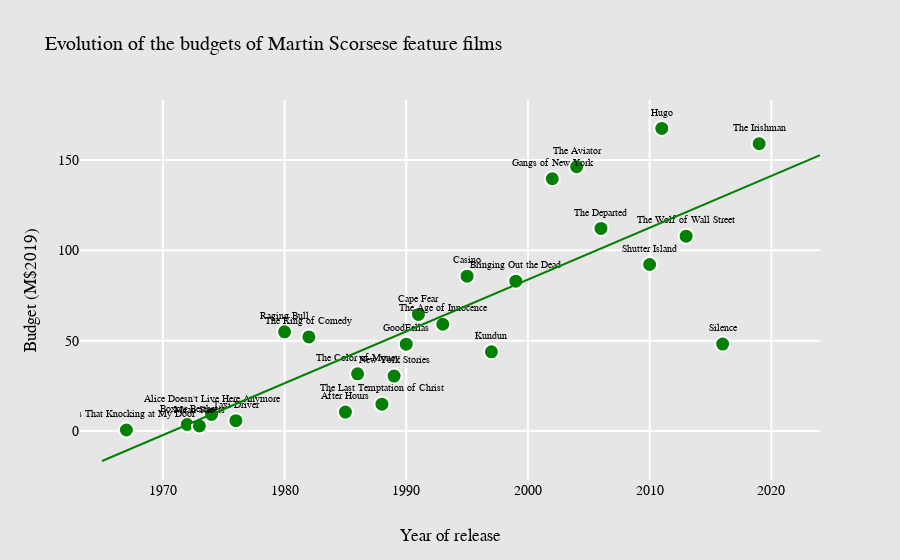

The code cell stored with this chart in its notebook:
### Markdown cell above
## Budgets over time.

### Code cell
fig = go.Figure()

fig.add_trace(go.Scatter(
    x=scorsese_features['year'], 
    y=scorsese_features['budget_imdb_adj'],
    mode='markers+text',
    marker_color='green',
    marker_size=15,
    marker_line_width=2,
    marker_line_color='white',
    text=scorsese_features['title'],
    textposition="top center",
    textfont={'size':10},
    hovertemplate = '<br>Year: %{x}'+ '<br>Budget (M$2019): %{y}' +
                    '<br>Title: %{text}' + '<extra></extra>',
    ))

# Add the linear fit.
fig.add_trace(go.Scatter(
    x=x_year,
    y=fit_budget_year,
    marker_color='green',
    mode='lines'
    ))

fig.update_layout(
    font={'color':'black', 'family':'Courier New', 'size':14},
    title='Evolution of the budgets of Martin Scorsese feature films',
    title_font_size=20,
    xaxis={
        'title':'Year of release',
        'gridcolor':'white',
        'gridwidth':2,
    },
    yaxis={
        'title':'Budget (M$2019)',
        'gridcolor':'white',
        'gridwidth':2,
    },
    showlegend=False,
    paper_bgcolor='rgb(230, 230, 230)',
    plot_bgcolor='rgb(230, 230, 230)',
)
fig.show()

### Figure 1 — Plotly figure (JSON) as saved in the notebook; plotly's stock layout.template omitted (floating-point values rounded to 4 significant figures)
{"data": [{"hovertemplate": "<br>Year: %{x}<br>Budget (M$2019): %{y}<br>Title: %{text}<extra></extra>", "marker": {"color": "green", "line": {"color": "white", "width": 2}, "size": 15}, "mode": "markers+text", "text": ["Who's That Knocking at My Door", "Boxcar Bertha", "Mean Streets", "Alice Doesn't Live Here Anymore", "Taxi Driver", "Raging Bull", "The King of Comedy", "After Hours", "The Color of Money", "The Last Temptation of Christ", "New York Stories", "GoodFellas", "Cape Fear", "The Age of Innocence", "Casino", "Kundun", "Bringing Out the Dead", "Gangs of New York", "The Aviator", "The Departed", "Shutter Island", "Hugo", "The Wolf of Wall Street", "Silence", "The Irishman"], "textfont": {"size": 10}, "textposition": "top center", "type": "scatter", "x": [1967, 1972, 1973, 1974, 1976, 1980, 1982, 1985, 1986, 1988, 1989, 1990, 1991, 1993, 1995, 1997, 1999, 2002, 2004, 2006, 2010, 2011, 2013, 2016, 2019], "y": [0.5639, 3.604, 2.828, 9.168, 5.737, 54.85, 52.04, 10.5, 31.62, 14.86, 30.38, 48.03, 64.53, 59.08, 85.68, 43.81, 82.9, 139.6, 146.2, 112.1, 92.13, 167.5, 107.8, 48.13, 159]}, {"marker": {"color": "green"}, "mode": "lines", "type": "scatter", "x": [1965, 1966, 1967, 1968, 1969, 1970, 1971, 1972, 1973, 1974, 1975, 1976, 1977, 1978, 1979, 1980, 1981, 1982, 1983, 1984, 1985, 1986, 1987, 1988, 1989, 1990, 1991, 1992, 1993, 1994, 1995, 1996, 1997, 1998, 1999, 2000, 2001, 2002, 2003, 2004, 2005, 2006, 2007, 2008, 2009, 2010, 2011, 2012, 2013, 2014, 2015, 2016, 2017, 2018, 2019, 2020, 2021, 2022, 2023, 2024], "y": [-16.59, -13.72, -10.86, -7.989, -5.121, -2.253, 0.6146, 3.482, 6.35, 9.218, 12.09, 14.95, 17.82, 20.69, 23.56, 26.42, 29.29, 32.16, 35.03, 37.9, 40.76, 43.63, 46.5, 49.37, 52.24, 55.1, 57.97, 60.84, 63.71, 66.57, 69.44, 72.31, 75.18, 78.05, 80.91, 83.78, 86.65, 89.52, 92.38, 95.25, 98.12, 101.0, 103.9, 106.7, 109.6, 112.5, 115.3, 118.2, 121.1, 123.9, 126.8, 129.7, 132.5, 135.4, 138.3, 141.1, 144.0, 146.9, 149.7, 152.6]}], "layout": {"font": {"color": "black", "family": "Courier New", "size": 14}, "paper_bgcolor": "rgb(230, 230, 230)", "plot_bgcolor": "rgb(230, 230, 230)", "showlegend": false, "title": {"font": {"size": 20}, "text": "Evolution of the budgets of Martin Scorsese feature films"}, "xaxis": {"gridcolor": "white", "gridwidth": 2, "title": {"text": "Year of release"}}, "yaxis": {"gridcolor": "white", "gridwidth": 2, "title": {"text": "Budget (M$2019)"}}}}
